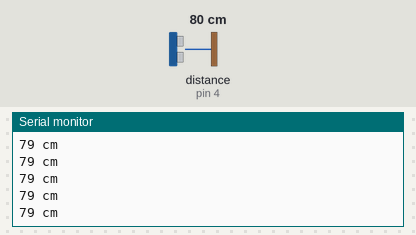
Recording of a sketch running on a simulated Arduino Uno, built with avr-gcc and run on an emulated ATmega328P. Parts: the last lines printed to the serial monitor. Wiring (inferred from the names in the program): ultrasonic range finder: trigger pin 5; echo pin 4. The test bench sets the inputs (shaded band); at power-on: distance to the obstacle (sensor on pin 4) 80 cm. The echo pulse lasts 58.3 µs per cm.

Above: at 1.2 s.
1.3 s: distance to the obstacle (sensor on pin 4) set to 2 cm
At 1.53 s:
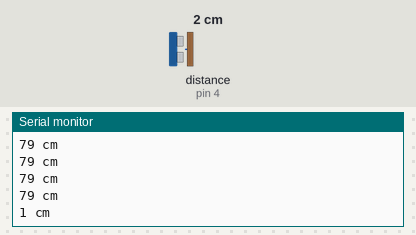
2.8 s: distance to the obstacle (sensor on pin 4) set to 4 cm
At 2.89 s:
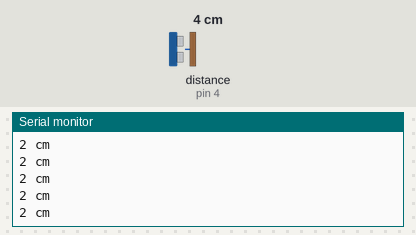
Timing chart, 0 to 5.8 s (numbered marks = the images above; inputs shaded):
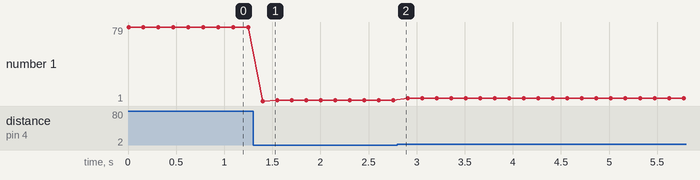

The sketch:

distance_meter.ino
```cpp
#define trigPin 5
#define echoPin 4

void setup() {
  pinMode(trigPin, OUTPUT);
  pinMode(echoPin, INPUT);
  Serial.begin(9600);
}

void loop() {
  long duration, distance;
  digitalWrite(trigPin, LOW);
  delayMicroseconds(2);
  digitalWrite(trigPin, HIGH);
  delayMicroseconds(10);
  digitalWrite(trigPin, LOW);
  duration = pulseIn(echoPin, HIGH);
  distance = (duration/2) / 29.1;
  Serial.print(distance);
  Serial.println(" cm");
  delay(150);
}
```

Measured:
- after the input at 1.3 s, the serial monitor: prints a new line after 0.10 s (image 1)
- plotted number 1: 79 → 2 after the input at 1.3 s, 2 → 4 after the input at 2.8 s
